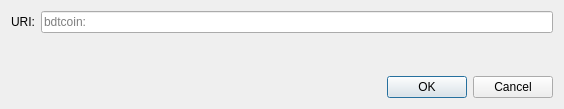
<?xml version="1.0" encoding="UTF-8"?>
<ui version="4.0">
 <class>OpenURIDialog</class>
 <widget class="QDialog" name="OpenURIDialog">
  <property name="geometry">
   <rect>
    <x>0</x>
    <y>0</y>
    <width>564</width>
    <height>109</height>
   </rect>
  </property>
  <property name="windowTitle">
   <string>Open bdtcoin URI</string>
  </property>
  <layout class="QVBoxLayout" name="verticalLayout">
   <item>
    <layout class="QHBoxLayout" name="horizontalLayout">
     <item>
      <widget class="QLabel" name="label">
       <property name="text">
        <string>URI:</string>
       </property>
      </widget>
     </item>
     <item>
      <widget class="QValidatedLineEdit" name="uriEdit">
       <property name="placeholderText">
        <string notr="true">bdtcoin:</string>
       </property>
      </widget>
     </item>
    </layout>
   </item>
   <item>
    <spacer name="verticalSpacer">
     <property name="orientation">
      <enum>Qt::Vertical</enum>
     </property>
     <property name="sizeHint" stdset="0">
      <size>
       <width>20</width>
       <height>40</height>
      </size>
     </property>
    </spacer>
   </item>
   <item>
    <widget class="QDialogButtonBox" name="buttonBox">
     <property name="orientation">
      <enum>Qt::Horizontal</enum>
     </property>
     <property name="standardButtons">
      <set>QDialogButtonBox::Cancel|QDialogButtonBox::Ok</set>
     </property>
    </widget>
   </item>
  </layout>
 </widget>
 <customwidgets>
  <customwidget>
   <class>QValidatedLineEdit</class>
   <extends>QLineEdit</extends>
   <header>qt/qvalidatedlineedit.h</header>
  </customwidget>
 </customwidgets>
 <resources/>
 <connections>
  <connection>
   <sender>buttonBox</sender>
   <signal>accepted()</signal>
   <receiver>OpenURIDialog</receiver>
   <slot>accept()</slot>
   <hints>
    <hint type="sourcelabel">
     <x>248</x>
     <y>254</y>
    </hint>
    <hint type="destinationlabel">
     <x>157</x>
     <y>274</y>
    </hint>
   </hints>
  </connection>
  <connection>
   <sender>buttonBox</sender>
   <signal>rejected()</signal>
   <receiver>OpenURIDialog</receiver>
   <slot>reject()</slot>
   <hints>
    <hint type="sourcelabel">
     <x>316</x>
     <y>260</y>
    </hint>
    <hint type="destinationlabel">
     <x>286</x>
     <y>274</y>
    </hint>
   </hints>
  </connection>
 </connections>
</ui>
